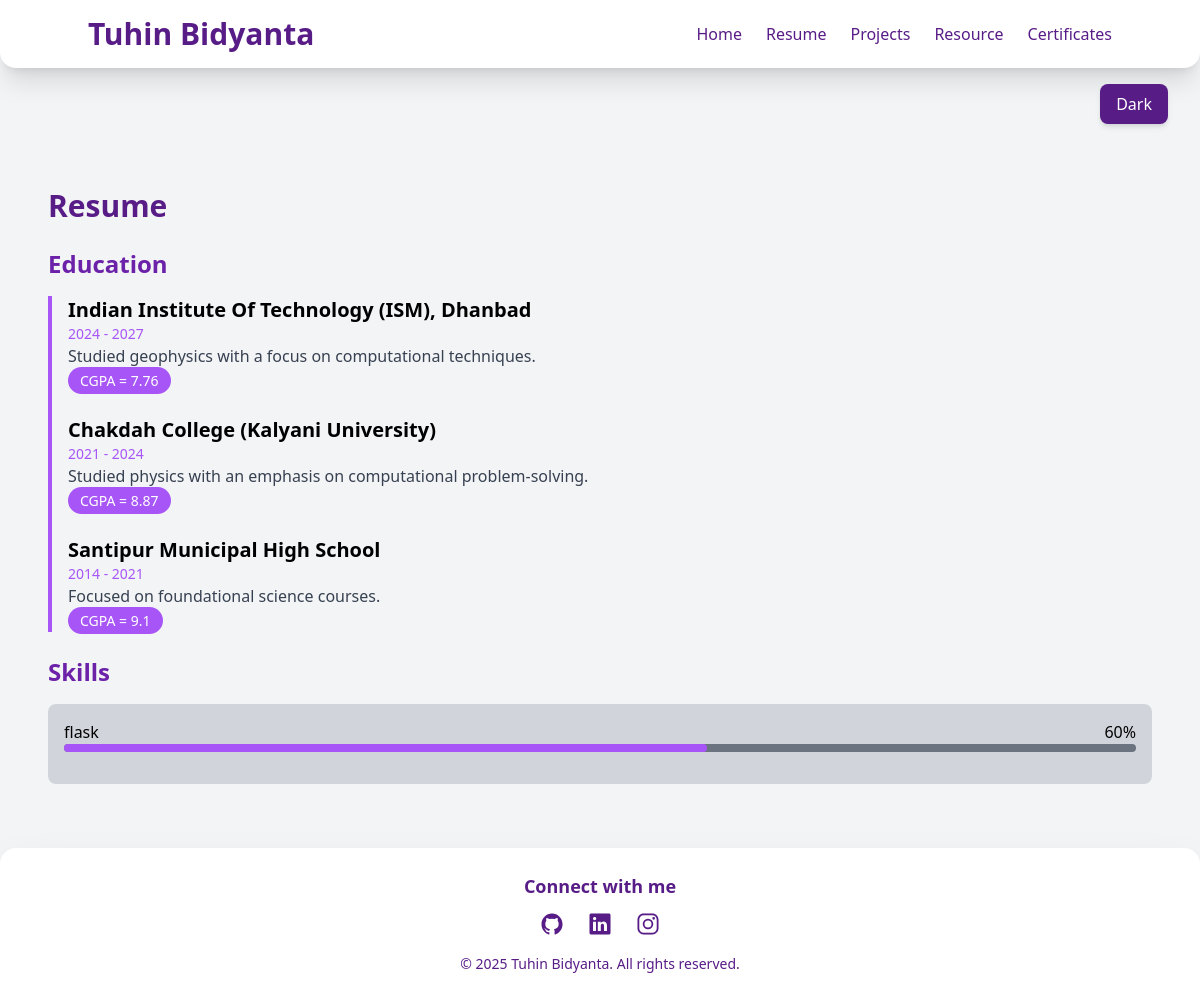
Before: /about with the older database file.
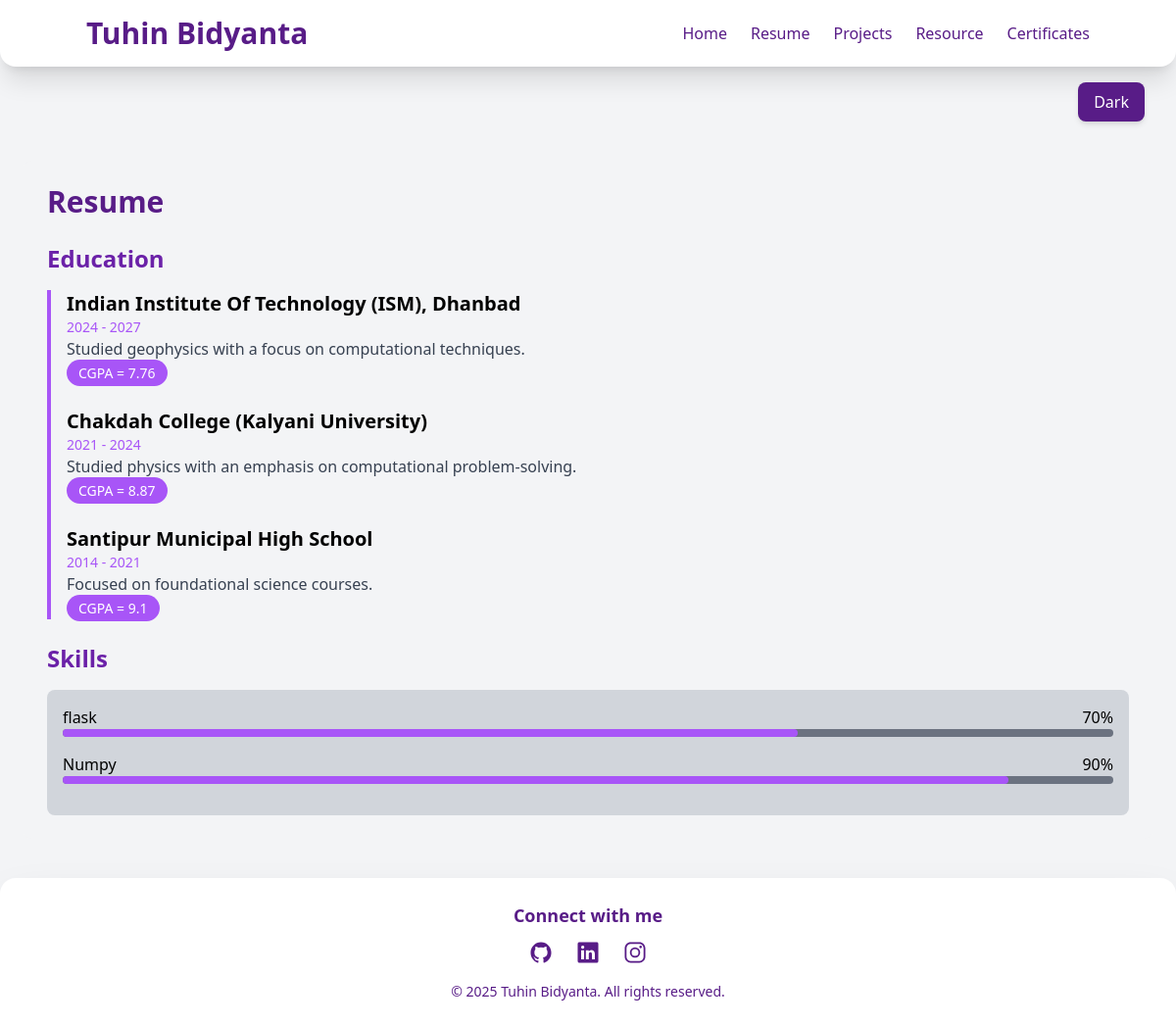
After: the same page with the newer database file.
### app.py (models this page shows)
class Skill(db.Model):
    id = db.Column(db.Integer, primary_key=True)
    title = db.Column(db.String(200), nullable=False)
    complete = db.Column(db.String(50), nullable=False)

### app.py (the view)
@app.route('/about')
def about():
    skill = Skill.query.all()
    return render_template('about.html',skill= skill)

### templates/about.html
{% extends 'base.html' %}
{% block about %}
<div class="max-w-6xl mx-auto p-6 bg-gray-100 dark:bg-gray-900  rounded-lg mt-10">
    <div class="flex justify-between items-center">
        <h1 class="text-3xl font-bold text-purple-900 dark:text-purple-300">Resume</h1>
    </div>
    <div class="mt-6">
        <h2 class="text-2xl font-semibold text-purple-800 dark:text-purple-400">Education</h2>
        <div class="mt-4 border-l-4 border-purple-500 pl-4">
            <div class="mb-6">
                <h3 class="text-xl font-semibold">Indian Institute Of Technology (ISM), Dhanbad</h3>
                <p class="text-sm text-purple-500">2024 - 2027</p>
                <p class="text-gray-700 dark:text-gray-300">Studied geophysics with a focus on computational techniques.</p>
                <span class="mt-2 px-3 py-1 bg-purple-500 text-white rounded-full text-sm">CGPA = 7.76</span>
            </div>
            <div class="mb-6">
                <h3 class="text-xl font-semibold">Chakdah College (Kalyani University)</h3>
                <p class="text-sm text-purple-500">2021 - 2024</p>
                <p class="text-gray-700 dark:text-gray-300">Studied physics with an emphasis on computational problem-solving.</p>
                <span class="mt-2 px-3 py-1 bg-purple-500 text-white rounded-full text-sm">CGPA = 8.87</span>
            </div>
            <div>
                <h3 class="text-xl font-semibold">Santipur Municipal High School</h3>
                <p class="text-sm text-purple-500">2014 - 2021</p>
                <p class="text-gray-700 dark:text-gray-300">Focused on foundational science courses.</p>
                <span class="mt-2 px-3 py-1 bg-purple-500 text-white rounded-full text-sm">CGPA = 9.1</span>
            </div>
        </div>
    </div>
    <div class="mt-6">
        <h2 class="text-2xl font-semibold text-purple-800 dark:text-purple-400">Skills</h2>
        <div class="mt-4 bg-gray-300 dark:bg-purple-900 p-4 rounded-lg">
            {% for skill in skill%}
            <div class="mb-4">
                <p>{{skill.title}} <span class="float-right">{{skill.complete}}%</span></p>
                <div class="w-full bg-gray-500 rounded-full h-2">
                    <div class="bg-purple-500 h-2 rounded-full" style="width: {{skill.complete}}%;"></div>
                </div>
            </div>
            {% endfor %}
        </div>
    </div>
</div>
{% endblock %}

Changed rows visible on the page:
changed Skill "flask": complete "60" → "70"
added Skill: title "Numpy", complete "90"
